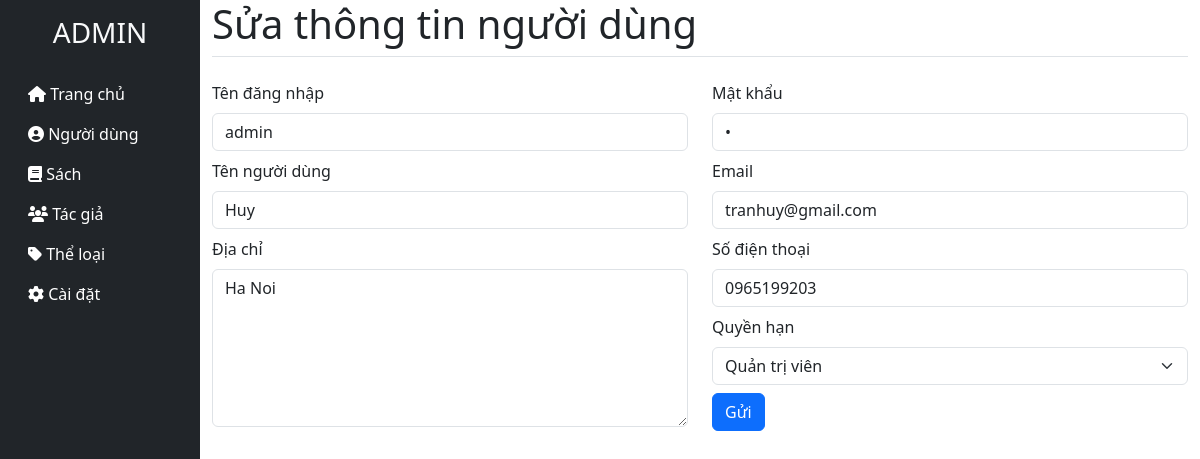
Page /BookShop/admin/form_user.php?user_id=1 (signed in) on the committed database.
### tables this page shows
CREATE TABLE `users` (
  `user_id` int(11) NOT NULL,
  `username` varchar(50) NOT NULL,
  `password` varchar(255) NOT NULL,
  `full_name` varchar(100) NOT NULL,
  `email` varchar(255) NOT NULL,
  `address` varchar(255) NOT NULL,
  `mobile` varchar(15) NOT NULL,
  `role` tinyint(1) NOT NULL
);

### BookShop/admin/form_user.php (the view, shortened to what this page needs)
<?php
    require 'includes/header.php';
    require 'php/dbconnection.php';
    $form_action = "php/add_user.php";
    $username = "";
    $password = "";
    $full_name = "";
    $email = "";
    $address = "";
    $mobile = "";
    $role = "";
    if (isset($_GET["user_id"])) {
      $form_action = "php/edit_user.php?user_id=" . $_GET["user_id"] ."";
      $user_id = $_GET["user_id"];
      $user_query = "SELECT * FROM users WHERE user_id = '$user_id'";
      $user_result = $conn->query($user_query);
      if ($user_result->num_rows > 0) {
        $row = $user_result->fetch_assoc();
        $username = $row['username'];
        $password = $row['password'];
        $full_name = $row['full_name'];
        $email = $row['email'];
        $address = $row['address'];
        $mobile = $row['mobile'];
        $role = $row['role'];
      }
    }
?>
<div class="h1 pb-2 mb-4 border-bottom">
</div>
<form action="<?php echo $form_action ?>" method="post">
  <div class="row mb-2">
    <div class="col">
      <label for="username" class="form-label">Tên đăng nhập</label>
      <input type="text" class="form-control" id="username" name="username" value="<?php echo $username ?>">
    </div>
    <div class="col">
      <label for="password" class="form-label">Mật khẩu</label>
      <input type="password" class="form-control" id="password" name="password" value="<?php echo $password ?>">
    </div>
  </div>
  <div class="row mb-2">
    <div class="col">
      <label for="full_name" class="form-label">Tên người dùng</label>
      <input type="text" class="form-control" id="full_name" name="full_name" value="<?php echo $full_name ?>">
    </div>
    <div class="col">
      <label for="email" class="form-label">Email</label>
      <input type="email" class="form-control" id="email" name="email" placeholder="name@gmail.com" value="<?php echo $email ?>">
    </div>
  </div>
  <div class="row mb-2">
    <div class="col">
      <label for="address" class="form-label">Địa chỉ</label>
      <textarea class="form-control" id="address" name="address" rows="6"><?php echo $address ?></textarea>
    </div>
    <div class="col">
      <label for="mobile" class="form-label">Số điện thoại</label>
      <input type="text" class="form-control mb-2" id=mobile name="mobile" value="<?php echo $mobile ?>">
      <label for="role" class="form-label">Quyền hạn</label>
      <select class="form-select mb-2" aria-label="Default select example" id="role" name="role">
        <option value="0" <?php if ($role == 0) echo 'selected' ?>>Quản trị viên</option>
      </select>
      <button type="submit" class="btn btn-primary">Gửi</button>
    </div>
  </div>
</form>
<?php
    require 'includes/footer.php';
?>

### rows in the picture
users: username "admin", full_name "Huy", email "tranhuy@gmail.com", address "Ha Noi", mobile "0965199203", role "Quản trị viên"
